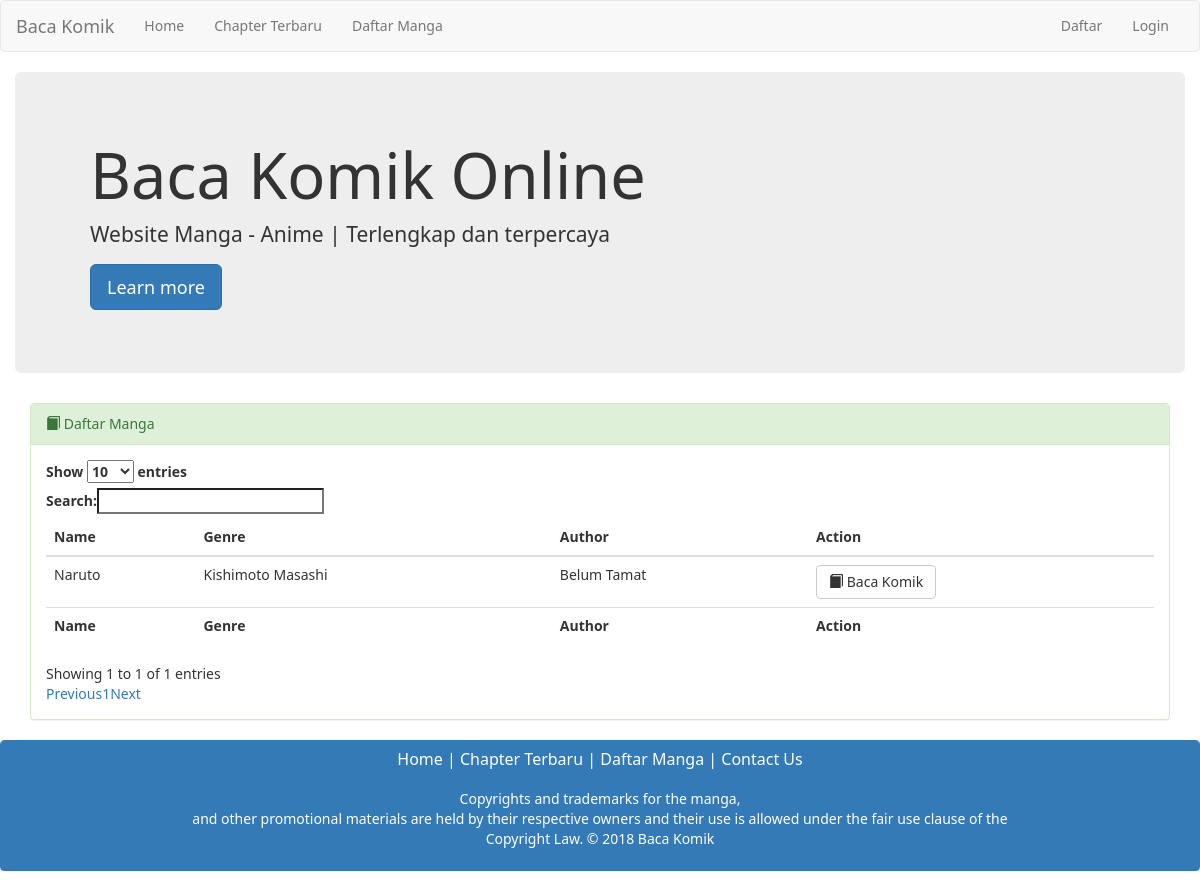
The app's page /index.php/welcome/daftarManga, older data.
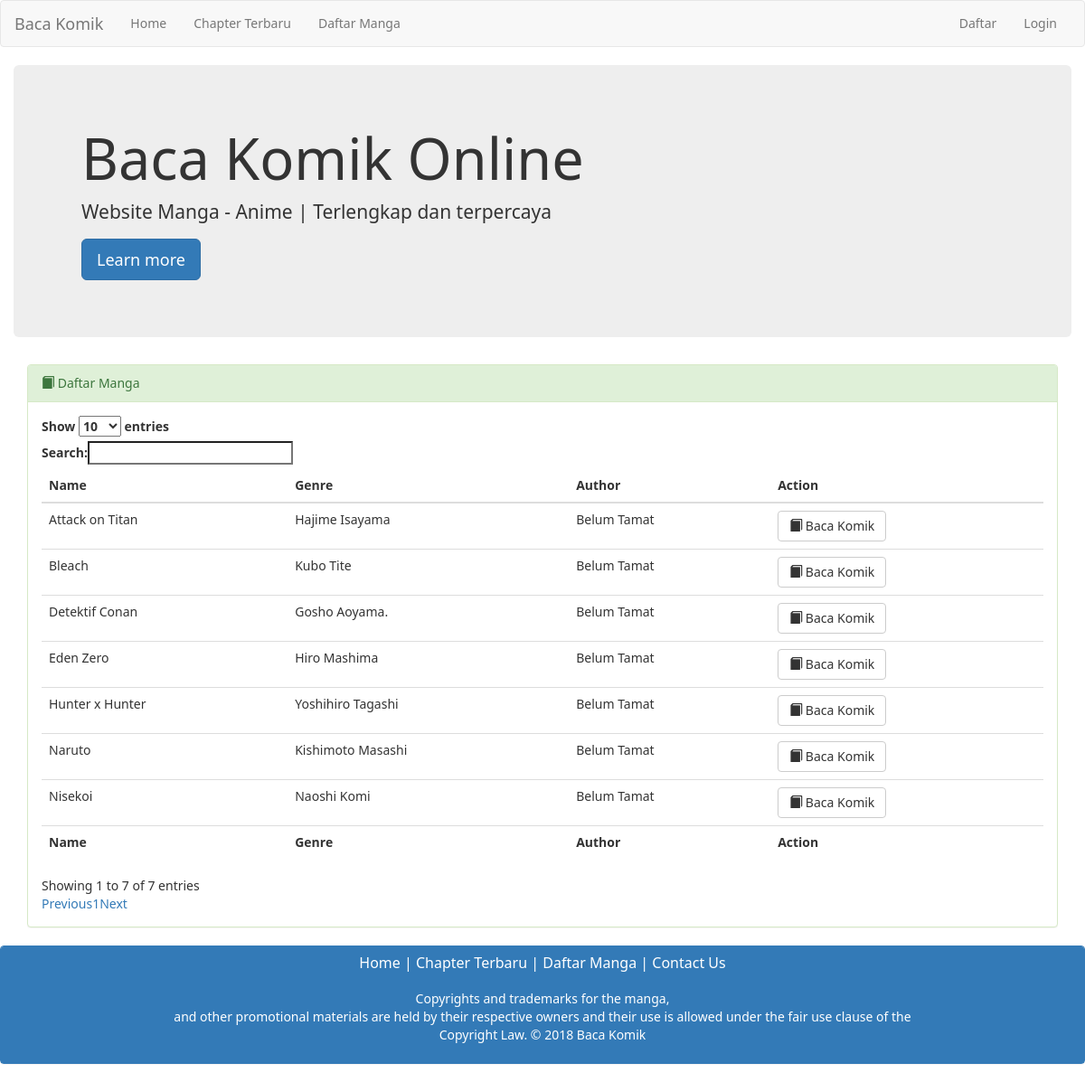
The same page, newer data.
### tables this page shows
CREATE TABLE `komik` (
  `idkomik` int(11) NOT NULL,
  `namakomik` varchar(255) NOT NULL,
  `pengarang` varchar(50) NOT NULL,
  `status` varchar(30) NOT NULL,
  `ringkasan` text NOT NULL,
  `cover` varchar(50) NOT NULL
);

### application/controllers/Welcome.php (called while the page is built, shortened)
<?php
class Welcome extends CI_Controller {
	public function daftarManga()
	{
		$this->load->model('home_model');
		$data['daftar'] = $this->home_model->daftar();
		$this->load->view('daftarManga',$data);
	}
}

### index.php (called while the page is built, shortened)
<?php
require_once BASEPATH.'core/CodeIgniter.php';

### application/models/home_model.php (called while the page is built, shortened)
<?php
class home_model extends CI_Model {
	public function daftar()
	{
		$query = $this->db->get('komik');
		return $query->result();
	}
}

### application/views/daftarManga.php (the view)
<?php $this->load->view('layout/base_start'); ?>
<div class="container-fluid">
    <div class="jumbotron">
        <div class="container">
            <h1>Baca Komik Online </h1>
            <p>Website Manga - Anime | Terlengkap dan terpercaya</p>
            <p>
                <a class="btn btn-primary btn-lg">Learn more</a>
            </p>
        </div>
    </div>
</div>
<div class="container">
    <div class="container-fluid">
            <div class="row">
            <div class="panel panel-success">
            <div class="panel-heading"><span class="glyphicon glyphicon-book"></span> Daftar Manga </div>
            <div class="panel-body">
      <table id="example" class="table table-responsive table-hover">
        <thead>
            <tr>
                <th>Name</th>
                <th>Genre</th>
                <th>Author</th>
                <th>Action</th>
            </tr>
        </thead>
        <tbody>
            <?php foreach ($daftar as $key) { ;?>
            <tr>
                <td><?php echo $key->namakomik?></td>
                <td><?php echo $key->pengarang?></td>
                <td><?php echo $key->status?></td>
                <td><a href="<?php echo base_url()?>welcome/detail/<?php echo $key->idkomik ?>"><button type="button" class="btn btn-default" aria-label="Left Align">
                    <span class="glyphicon glyphicon-book" aria-hidden="true"></span> Baca Komik </button></a></td>
            </tr>
            <?php } ?>
        </tbody>
        <tfoot>
            <tr>
                <th>Name</th>
                <th>Genre</th>
                <th>Author</th>
                <th>Action</th>
            </tr>
        </tfoot>
    </table>
</div>
</div>
</div>
</div>
</div>
<?php $this->load->view('layout/footer'); ?>

### application/views/layout/base_start.php (shortened to what this page needs)
<!DOCTYPE html>
<html lang="">
	<head>
		<link type="text/css" rel="stylesheet" href="https://maxcdn.bootstrapcdn.com/bootstrap/3.3.7/css/bootstrap.min.css"  media="screen,projection"/>
      	<link type="text/css" rel="stylesheet" href="https://cdn.datatables.net/1.10.19/css/dataTables.bootstrap.min.css">
	</head>
	<body>
	<?php $this->load->view('layout/header'); ?>

### application/views/layout/header.php (shortened to what this page needs)
<?php
    $session_data = $this->session->userdata('logged_in');
    $id = $session_data['iduser'];
?>
<nav class="navbar navbar-default" role="navigation">
	<div class="container-fluid">
		<div class="navbar-header">
			<a class="navbar-brand" href="#">Baca Komik</a>
		</div>
		<div class="collapse navbar-collapse navbar-ex1-collapse">
			<ul class="nav navbar-nav">
				<li><a href="<?php echo base_url('welcome'); ?>">Home</a></li>
				<li><a href="<?php echo base_url('welcome/chapterTerbaru'); ?>">Chapter Terbaru</a></li>
				<li><a href="<?php echo base_url('welcome/daftarManga'); ?>">Daftar Manga</a></li>
			</ul>
			<?php
			if (empty($id)) { ?>
			<ul class="nav navbar-nav navbar-right">
				<li><a href="<?php echo base_url('daftar_user/') ?>">Daftar</a></li>
				<li><a href="<?php echo base_url('login_user/'); ?>">Login</a></li>
			</ul>
        <?php } ?>
		</div>
	</div>
</nav>

### application/views/layout/footer.php
<footer>
<div class="panel panel-primary">
	<div class="panel-heading">
		<h3 class="panel-title text-center"> <a href="<?php echo base_url('welcome/') ?>"> Home </a> | <a href="<?php echo base_url('welcome/chapterTerbaru'); ?> "> Chapter Terbaru </a> | <a href="<?php echo base_url('welcome/daftarManga'); ?>"> Daftar Manga </a> | <a href="<?php echo base_url('Welcome/contact'); ?>">Contact Us </a></h3>
		<br>
		<p class="text-center">Copyrights and trademarks for the manga,<br>
			and other promotional materials are held by their respective owners and their use is allowed under the fair use clause of the <br>
			Copyright Law. © 2018 Baca Komik</p>
	</div>
</div>
</footer>

### application/views/layout/base_start.php (style rules this page uses)
body { font-family: 'Segoe UI'; }

Row changes from the older to the newer data that the page shows:
added komik: namakomik "Bleach", pengarang "Kubo Tite", status "Belum Tamat"
added komik: namakomik "Detektif Conan", pengarang "Gosho Aoyama.", status "Belum Tamat"
added komik: namakomik "Attack on Titan", pengarang "Hajime Isayama", status "Belum Tamat"
added komik: namakomik "Hunter x Hunter", pengarang "Yoshihiro Tagashi", status "Belum Tamat"
added komik: namakomik "Nisekoi", pengarang "Naoshi Komi", status "Belum Tamat"
added komik: namakomik "Eden Zero", pengarang "Hiro Mashima", status "Belum Tamat"
Text that changed along with them:
text written by a page script: "Show entries Search: Showing 1 to 1 of 1 entries Previous 1 Next" → "Show entries Search: Showing 1 to 7 of 7 entries Previous 1 Next"
